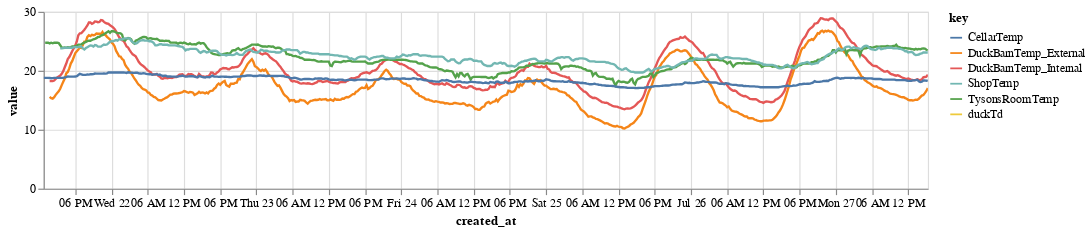

Here is the notebook cell this chart was saved with:
### Code cell
selector = alt.selection_single(
    fields=['key'], 
    empty='all',
    bind='legend'
)

area1 = alt.Chart(dfsub.reset_index()).transform_fold(
    ['DuckBarnTemp_Internal','DuckBarnTemp_External','TysonsRoomTemp','duckTd','ShopTemp','CellarTemp']
).mark_line(clip=True
).encode(
    alt.X('created_at:T'),
    alt.Y('value:Q'),
    alt.Color('key:N'),
    opacity=alt.condition(selector, alt.value(1), alt.value(0))
).add_selection(
    selector
).properties(
    width=750,
    height=150
).interactive()

area1

### Figure 1 — Vega-Lite specification as saved in the notebook (floating-point values rounded to 4 significant figures; data arrays with more than 128 entries replaced by an {"elided": "..."} marker saying what was removed)
{"config": {"view": {"continuousWidth": 400, "continuousHeight": 300}}, "data": {"name": "data-3d0c52c6da0224eaba6a137f4819ce26"}, "mark": {"type": "line", "clip": true}, "encoding": {"color": {"type": "nominal", "field": "key"}, "opacity": {"condition": {"value": 1, "selection": "selector001"}, "value": 0}, "x": {"type": "temporal", "field": "created_at"}, "y": {"type": "quantitative", "field": "value"}}, "height": 150, "selection": {"selector001": {"type": "single", "fields": ["key"], "empty": "all", "bind": "legend"}, "selector002": {"type": "interval", "bind": "scales", "encodings": ["x", "y"]}}, "transform": [{"fold": ["DuckBarnTemp_Internal", "DuckBarnTemp_External", "TysonsRoomTemp", "duckTd", "ShopTemp", "CellarTemp"]}], "width": 750, "$schema": "https://vega.github.io/schema/vega-lite/v4.8.1.json", "datasets": {"data-3d0c52c6da0224eaba6a137f4819ce26": {"elided": "587 records"}}}
